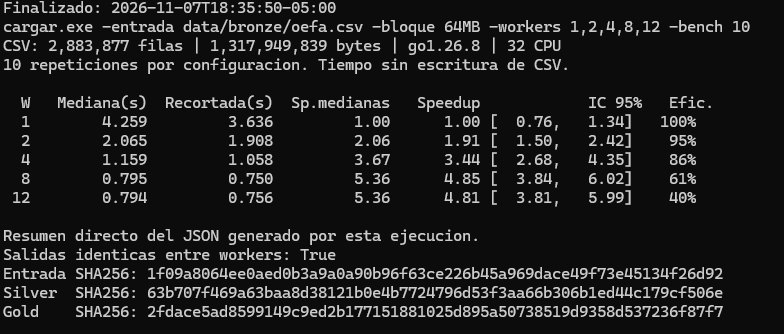
#> input picture docs/benchmark-evidencias/consola-cantidad-workers.png, 784 x 334 px
$ python -i montar.py   (imports and definitions only)
#> lines starting #> are read from the running program, lines starting #| are printed output that depends on the picture
#> further down, picture is the input picture: PIL image 784x334 RGBA; mean R, G, B, A 31.6, 31.6, 31.6, 255
"""Monta el video de la PC3 a partir de guion.md: diapositivas, narración y ffmpeg.

Lo llama armar.sh (no se corre a mano):

    uv run --with pillow python docs/video/montar.py

Lee docs/video/guion.md, y por cada ``## Escena`` genera en docs/video/build/:
  - la diapositiva (PNG 1920×1080) con Pillow,
  - la narración (edge-tts, o la voz propia de docs/video/voz/escena-NN.* si existe),
  - el clip de la escena (H.264 + AAC, 30 fps),
y concatena todo en docs/video/build/video-pc3.mp4. Si una grabación de terminal
(docs/video/casts/*.cast) es más corta que su narración, se reproduce más lenta (hasta 0,3×) y
después se congela el último fotograma.

Modo cursed (CURSED=1, `armar.sh --cursed`): lee guion-cursed.md y escribe en build/cursed/
video-pc3-cursed.mp4. Mismas diapositivas y grabaciones, pero con voz tipo Loquendo, deep-fry,
punch-ins, sacudidas, rótulos con borde negro, ojos rojos y efectos de sonido sintetizados con
ffmpeg (ver la cabecera de guion-cursed.md). La versión seria no cambia: el modo solo agrega.

Variables de entorno: FFMPEG, FFPROBE, AGG, VOZ (voz de edge-tts), RITMO (su velocidad, p. ej.
"+10%"), TONO (su tono, solo cursed), EQUIPO (ruta al equipo.yml), CURSED, CODEC_VIDEO
("h264_nvenc" para codificar en una GPU NVIDIA; por defecto libx264).
"""

from __future__ import annotations

import hashlib
import io
import json
import math
import os
import random
import re
import subprocess
import sys
from dataclasses import dataclass, field
from pathlib import Path

from PIL import Image, ImageDraw, ImageEnhance, ImageFilter, ImageFont

RAIZ = Path(__file__).resolve().parents[2]
VIDEO = RAIZ / "docs" / "video"
CURSED = os.environ.get("CURSED") == "1"
BUILD = VIDEO / "build" / "cursed" if CURSED else VIDEO / "build"
CASTS = VIDEO / "casts"
VOZ_PROPIA = VIDEO / "voz"
GUION = VIDEO / ("guion-cursed.md" if CURSED else "guion.md")
SALIDA = BUILD / ("video-pc3-cursed.mp4" if CURSED else "video-pc3.mp4")

FFMPEG = os.environ.get("FFMPEG", "ffmpeg")
FFPROBE = os.environ.get("FFPROBE", "ffprobe")
AGG = os.environ.get("AGG", "agg")
VOZ = os.environ.get("VOZ", "es-ES-AlvaroNeural" if CURSED else "es-PE-AlexNeural")
RITMO = os.environ.get("RITMO", "+30%" if CURSED else "+15%")  # velocidad de edge-tts; "+0%" es la natural
TONO = os.environ.get("TONO", "-10Hz")  # tono de edge-tts; solo lo usa el modo cursed
EQUIPO = os.environ.get("EQUIPO", str(RAIZ / "docs" / "informe" / "equipo.local.yml"))

ANCHO, ALTO = 1920, 1080
FPS = 30
SILENCIO_INICIO = 0.6  # s antes de que empiece la voz
SILENCIO_FIN = 0.9  # s después de que termina
FUNDIDO = 0.35  # s de fundido a negro entre escenas

NAVY = (31, 58, 95)
CREMA = (247, 245, 240)
CREMA_OSCURA = (232, 228, 220)
GRIS = (90, 90, 90)
BLANCO = (255, 255, 255)
TERMINAL_FONDO = (13, 17, 23)
ACENTO = (214, 93, 51)

TITULO_TRABAJO = "Regímenes de calidad del aire con K-Means paralelo en Go"
CASO = "Caso 10 · Monitoreo de Calidad del Aire y Sensores Ambientales"
CURSO = "1ACC0065 Programación Concurrente y Distribuida · UPC · 2026-20"
ENTREGA = "Trabajo Final · Entregable 1 (PC3)"
REPO = "github.com/R0SEWT/aire-distribuido"


# [23 lines left out: functions fuente, ruta_fuente_impact, not called in this run]


# ----------------------------------------------------------------------------- guion


@dataclass
class Escena:
    numero: int
    titulo: str
    pantalla: str
    narracion: str
    pie: str = ""
    extras: dict = field(default_factory=dict)
    efectos: str = ""
    textos: list = field(default_factory=list)  # [(texto, a, b)]


# [195 lines left out: functions leer_guion, leer_equipo, envolver, marco, pegar_ajustada, pie_de_figura and 7 more, not called in this run]


def huella(*partes: str) -> str:
    return hashlib.sha256("\n".join(partes).encode("utf-8")).hexdigest()[:16]


# [77 lines left out: functions huella_insumos, narracion, duracion_cast, render_terminal, interpretar_pantalla, not called in this run]


CODEC_VIDEO = os.environ.get("CODEC_VIDEO", "libx264")  # "h264_nvenc" para codificar en una GPU NVIDIA


# [68 lines left out: functions codec_salida, clip_estatico, caja_terminal, clip_terminal, clip_video, not called in this run]


# ----------------------------------------------------------------------------- modo cursed


def freir(im: Image.Image) -> Image.Image:
    """Deep-fry: saturación, contraste, nitidez exagerada, JPEG a calidad ínfima, ruido y tinte."""
    im = im.convert("RGB")
    im = ImageEnhance.Color(im).enhance(2.6)
    im = ImageEnhance.Contrast(im).enhance(1.8)
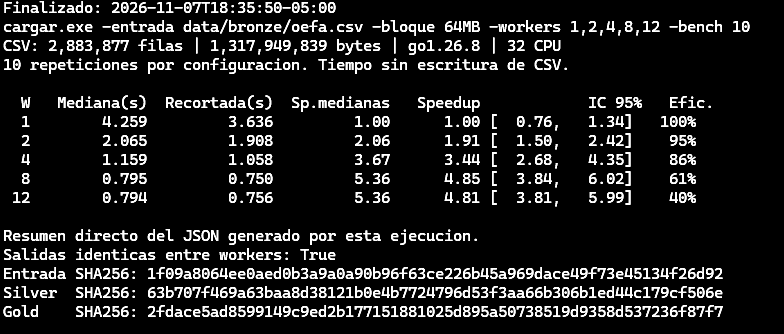
#> im: PIL image 784x334 RGB; min 0, max 255, mean 29.9
    im = im.filter(ImageFilter.UnsharpMask(radius=3, percent=220, threshold=2))
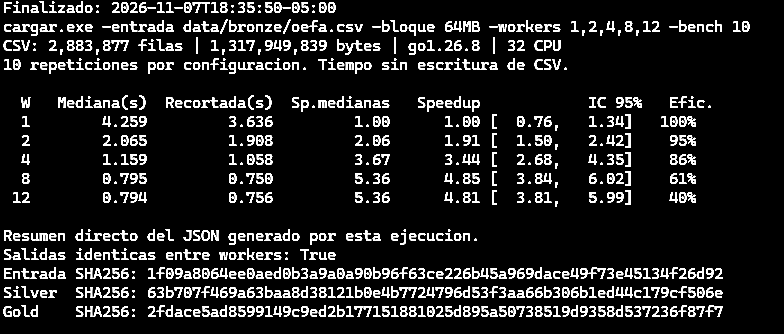
#> im: PIL image 784x334 RGB; min 0, max 255, mean 32.2
    for calidad in (7, 5):
        buf = io.BytesIO()
        im.save(buf, "JPEG", quality=calidad)
        buf.seek(0)
        im = Image.open(buf).convert("RGB")
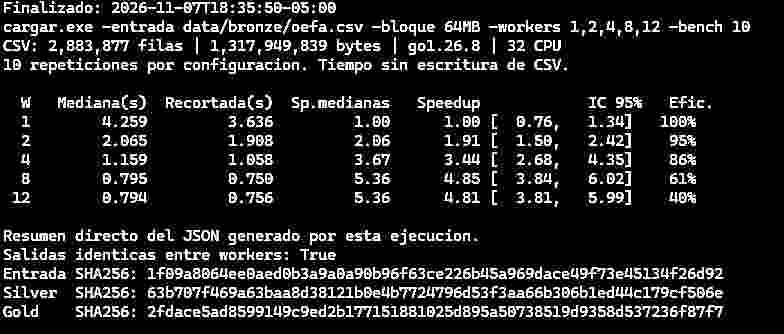
#> im: PIL image 784x334 RGB; min 0, max 255, mean 34.6
    ruido = Image.effect_noise(im.size, 28).convert("RGB")
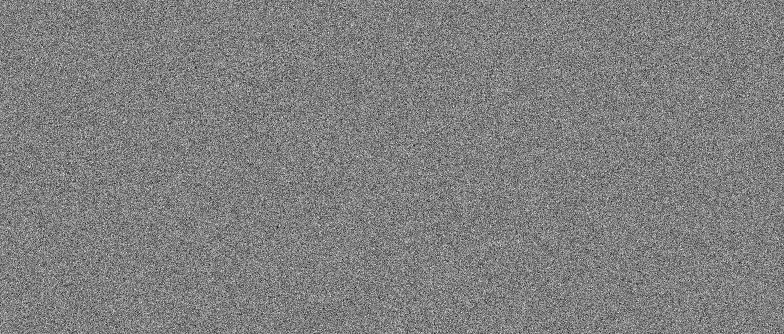
#> ruido: PIL image 784x334 RGB; min 0, max 255, mean 127.4
    im = Image.blend(im, ruido, 0.12)
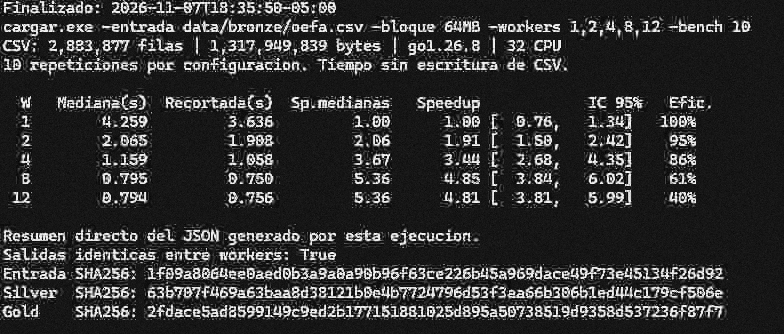
#> im: PIL image 784x334 RGB; min 2, max 254, mean 50.7
    tinte = Image.new("RGB", im.size, (255, 120, 0))
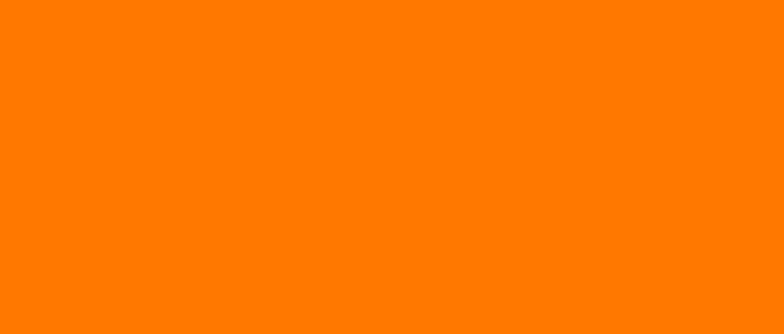
#> tinte: PIL image 784x334 RGB; mean R, G, B 255, 120, 0
    return Image.blend(im, tinte, 0.06)


# [11 lines left out: function ojos_png, not called in this run]


def _contorno(d: ImageDraw.ImageDraw, puntos, color, grosor: int) -> None:
    d.line(puntos, fill=(20, 20, 20, 255), width=grosor + 8, joint="curve")
    d.line(puntos, fill=color, width=grosor, joint="curve")


# [138 lines left out: functions gato_png, fogonazo_png, explosion_pngs, laser_png, sfx, not called in this run]


@dataclass
class Efectos:
    normal: bool = False
    velocidad: float = 6.0
    sonidos: list = field(default_factory=list)  # [(nombre, t)]
    punches: list = field(default_factory=list)  # [(t, z)]
    sacudidas: list = field(default_factory=list)  # [(a, b)]
    ojos: list = field(default_factory=list)  # [([(x, y), ...], a, b)]
    gatos: list = field(default_factory=list)  # [(t, desde_la_izquierda)]
    lluvia: list = field(default_factory=list)  # [(a, b)]


# [323 lines left out: functions leer_efectos, expresiones_zoompan, rotulo_png, clip_cursed, montar, not called in this run]


# [2 lines not run here, left out]

>>> from PIL import Image
>>> picture = Image.open('../benchmark-evidencias/consola-cantidad-workers.png')
>>> result = freir(picture)
